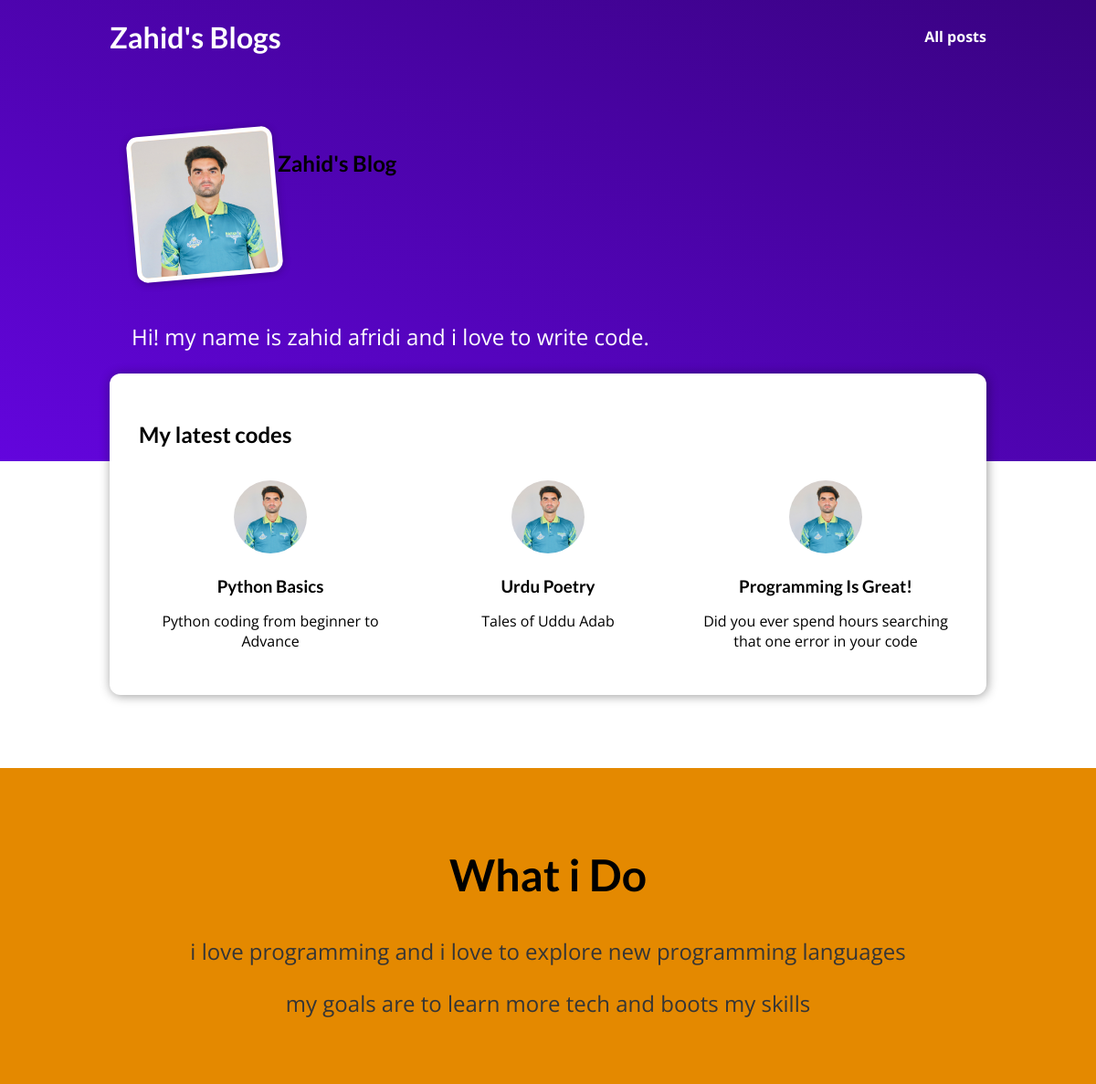
The page / on the database its author committed.
### blog/models.py (models this page shows, shortened)
class Posts(models.Model):
    title = models.CharField(max_length=100)
    excerpt = models.CharField(max_length=200)
    image_name = models.CharField(max_length=50)
    date = models.DateField(auto_now=True)
    content = models.TextField(validators=[MinLengthValidator(10)])
    author = models.ForeignKey(Author,on_delete=models.SET_NULL,null=True)
    tag = models.ManyToManyField(Tag)

### blog/views.py (the view)
# urls.py: path("", views.starting_page, name="starting-page"),
def starting_page(request):
   latest_post = Posts.objects.all().order_by("-date")[:3] # - sign show decending order
   return render(request, "blog/index.html", {
        "posts": latest_post
    })

### blog/templates/blog/index.html (shortened to what this page needs)
{% extends "base.html" %}
{% load static %}
{% block css_files %}
  <link rel="stylesheet" href="{% static 'blog/post.css' %}">
  <link rel="stylesheet" href="{% static 'blog/index.css' %}">
{%endblock%}
{% block content %}
  <section id="welcome">
    <header>
        <img src="{% static 'blog/imgs/zahid.JPG'%}" alt="zahid afridi author of the blog">
        <h1>Zahid's Blog</h1>
    </header>
    <p>Hi! my name is zahid afridi and i love to write code.</p>
  </section>
  <section id="latest-posts">
    <h1>My latest codes</h1>
    <ul>
      {% for post in posts %}
        {% include "blog/include/post.html" %}
        {% endfor %}
      </ul>
  </section>
  <section id="about">
    <h2>What i Do</h2>
    <p>i love programming and i love to explore new programming languages</p>
    <p>my goals are to learn more tech and boots my skills</p>
  </section>
{% endblock content %}

### blog/templates/blog/include/post.html
{% load static %}
<li>
    <article class="post">
        <a href="{% url 'post-details' id=post.id %}">
             <img src="{% static 'blog/imgs/'|add:post.image_name %}" alt="{{ post.title }}"/>
        </a>
        <div class="post_content">
            <h3>{{ post.title }}</h3>
            <p>{{ post.excerpt }}</p>
        </div>
    </article>
</li>

### static/app.css (style rules this page uses)
* { box-sizing: border-box; }
html { font-family: 'Open Sans', 'Lato', sans-serif; }
body { margin: 0; }
h1, h2, h3 { font-family: 'Lato', sans-serif; font-weight: bold; }

### blog/static/blog/post.css (style rules this page uses)
.post { display: flex; flex-direction: column; align-items: center; text-align: center; }
.post a { text-decoration: none; color: black; transition: all 0.2s ease; padding: 1rem; }
.post img { width: 5rem; height: 5rem; object-fit: cover; border-radius: 50%; }
.post h3 { margin: 0.25rem 0; }

### blog/static/blog/index.css (style rules this page uses)
#welcome { background: linear-gradient(to right top, #6305dd, #390281); padding: 6rem 12%; }
#welcome header { display: flex; align-items: flex-start; margin: 3rem auto; }
#welcome img { width: 10rem; height: 10rem; object-fit: cover; object-position: top; border: 5px solid white; border-radius: 12px; background-color: #ffe1bf; transform: rotateZ(-5deg); box-shadow: 0 2px 8px rgba(0, 0, 0, 0.25); }
#welcome p { color: white; font-size: 1.5rem; }
#latest-posts { background-color: white; padding: 2rem; border-radius: 12px; width: 60rem; margin: -6rem auto 2rem auto; box-shadow: 1px 1px 12px rgba(0, 0, 0, 0.4); }
#latest-posts ul { list-style: none; margin: 0; padding: 0; display: flex; gap: 1rem; }
#latest-posts li { flex: 1; }
#about { text-align: center; padding: 3rem; background-color: #e48900; margin-top: 5rem; }
#about h2 { font-size: 3rem; }
#about p { font-size: 1.5rem; color: #353535; }

### rows shown on the page
Posts: image_name (picture), title "Python Basics", excerpt "Python coding from beginner to Advance"
Posts: image_name (picture), title "Urdu Poetry", excerpt "Tales of Uddu Adab"
Posts: image_name (picture), title "Programming Is Great!", excerpt "Did you ever spend hours searching that one error in your code"
